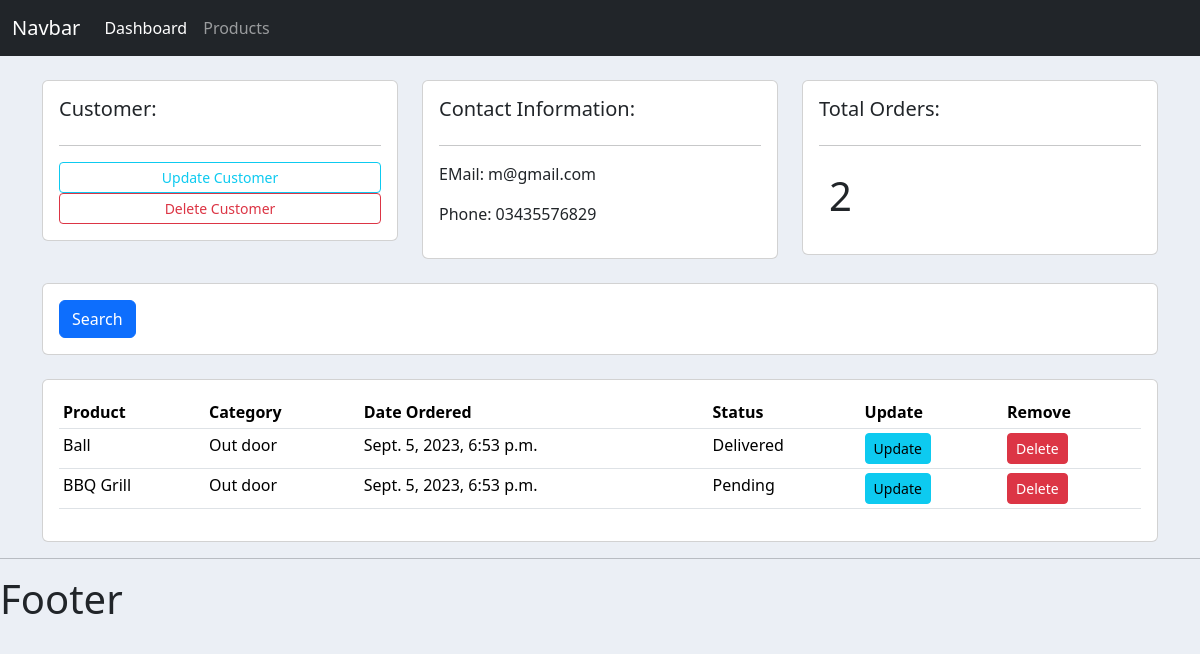
The app's page /customer/2/ with its own data.
### accounts/models.py (models this page shows, shortened)
class Customer(models.Model):
    name = models.CharField(max_length=200, null=True)
    phone = models.CharField(max_length=200, null=True)
    email = models.CharField(max_length=200, null=True)
    date_created = models.DateTimeField(auto_now_add=True, null=True)

class Order(models.Model):
    STATUS = (
        ('Pending', 'Pending'),
        ('Out for delivery', 'Out for delivery'),
        ('Delivered', 'Delivered')
    )
    customer = models.ForeignKey(Customer, null=True, on_delete=models.SET_NULL)
    product = models.ForeignKey(Product, null=True, on_delete=models.SET_NULL)
    date_created = models.DateTimeField(auto_now_add=True, null=True)
    status = models.CharField(max_length=200, null=True, choices=STATUS)

class Product(models.Model):
    CATEGORY = (
        ('Indoor', 'Indoor'),
        ('Out door', 'Out door'),
    )
    name = models.CharField(max_length=200, null=True)
    price = models.FloatField(null=True)
    category = models.CharField(max_length=200, null=True, choices=CATEGORY)
    description = models.CharField(max_length=200, null=True, blank=True)
    date_created = models.DateTimeField(auto_now_add=True, null=True)
    tags = models.ManyToManyField(Tag)
    def __str__(self):
        return self.name

### accounts/views.py (the view)
# urls.py: path('customer/<str:pk_test>/', views.customer, name='customer'),
def customer(request, pk_test):
     customer = Customer.objects.get(id=pk_test)
     orders = customer.order_set.all()
     order_count = orders.count()
     context = {'customer': customer,
                'orders':orders,
                'order_count':order_count}
     return render(request, 'accounts/customer.html', context)

### accounts/templates/accounts/customer.html
{% extends 'accounts/main.html' %}
{% block content%}
<br>
<div class="container">
<div class="row">
    <div class="col-md">
        <div class="card card-body">
            <h5>Customer:</h5>
            <hr>
            <a class="btn btn-outline-info btn-sm btn-block" href="">Update Customer</a>
            <a class="btn btn-outline-danger btn-sm btn-block" href="">Delete Customer</a>
        </div>
    </div>
    <div class="col-md">
        <div class="card card-body">
            <h5>Contact Information:</h5>
            <hr>
            <p>EMail: {{customer.email}}</p>
            <p>Phone: {{customer.phone}}</p>
        </div>
    </div>
    <div class="col-md">
        <div class="card card-body">
            <h5>Total Orders:</h5>
            <hr>
            <h1 style="align-items: center; padding: 10px;">{{order_count}}</h1>
        </div>
    </div>
</div>
<br>
<div class="row">
    <div class="col">
        <div class="card card-body">
            <form method="get">
                <button class="btn btn-primary" type="submit">Search</button>
            </form>
        </div>
    </div>
</div>
<br>
<div class="row">
    <div class="col-md">
        <div class="card card-body">
            <table class="table table-sm">
                <tr>
                    <th>Product</th>
                    <th>Category</th>
                    <th>Date Ordered</th>
                    <th>Status</th>
                    <th>Update</th>
                    <th>Remove</th>
                </tr>
                {% for order in orders %}
                <tr>
                   <td>{{order.product}}</td>
                   <td>{{order.product.category}}</td>
                   <td>{{order.date_created}}</td>
                   <td>{{order.status}}</td>
                   <td><a class="btn btn-sm btn-info" href="{% url 'update_order' order.id%}">Update</a></td>
                    <td><a class="btn btn-sm btn-danger" href="{% url 'delete_order' order.id%}">Delete</a></td>
                </tr>
                {% endfor %}
            </table>
        </div>
    </div>
</div>
</div>
{% endblock %}

### static/css/main.css (style rules this page uses)
* { margin: 0; padding: 0; }
body { background-color: #ebeff5; }

### records on screen
Customer: email "m@gmail.com", phone "03435576829"
Order: product "Ball", product.category "Out door", date_created "Sept. 5, 2023, 6:53 p.m.", status "Delivered"
Order: product "BBQ Grill", product.category "Out door", date_created "Sept. 5, 2023, 6:53 p.m.", status "Pending"

### other values on screen
{{ order_count }} "2"
